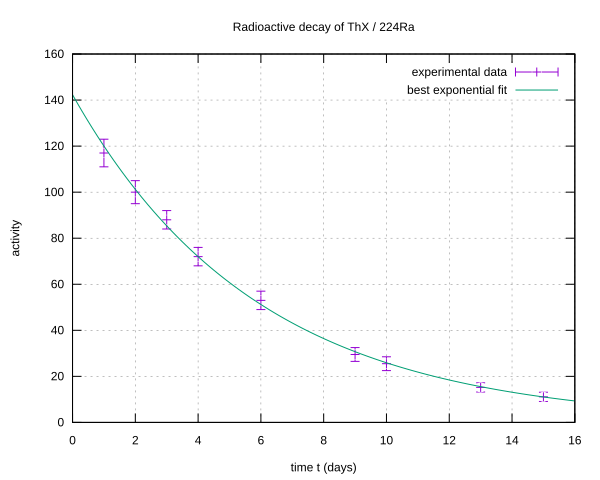

Generate this figure with gnuplot:
set terminal svg size 800,600
set output "plot.svg"
set terminal svg background rgb "white"

set xlabel "time t (days)"
set ylabel "activity"
set title "Radioactive decay of ThX / 224Ra"
set grid
plot "decay_data.txt" using 1:2:3 with yerrorbars title "experimental data", \
     "decay_fit.txt" using 1:2 with lines title "best exponential fit"
